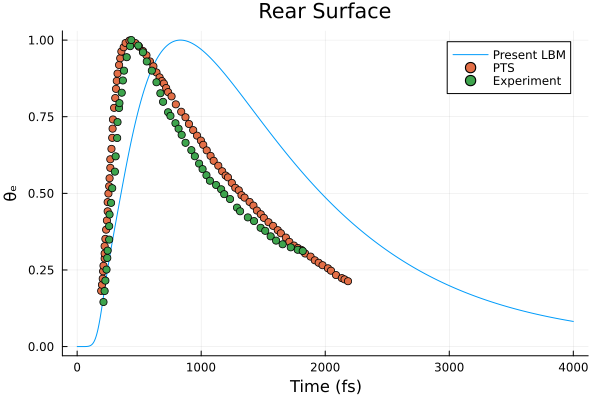

This chart was generated by the following Julia code:
using DataFrames
using CSV
using Plots
Data = DataFrame(CSV.File("Dataset/gold_rear_100nm_PTS.csv"))
DataExperiment = DataFrame(CSV.File("Dataset/gold_rear_100nm.csv"))

const max = maximum(ElectronTemperature[end,:,:])
plot(1:4000,(ElectronTemperature[end,1,1:4000].-300)/(max-300),
    xlabel="Time (fs)", 
    ylabel="θₑ", 
    title="Rear Surface", 
    label="Present LBM",  # Legend entry    
)
scatter!(Data[:,1]*1000 .+ 192,Data[:,2],
    label="PTS"
)
scatter!(DataExperiment[:,1]*1000 .+ 192,DataExperiment[:,2],
label="Experiment")

savefig("plotting/Rear_100nm.png")